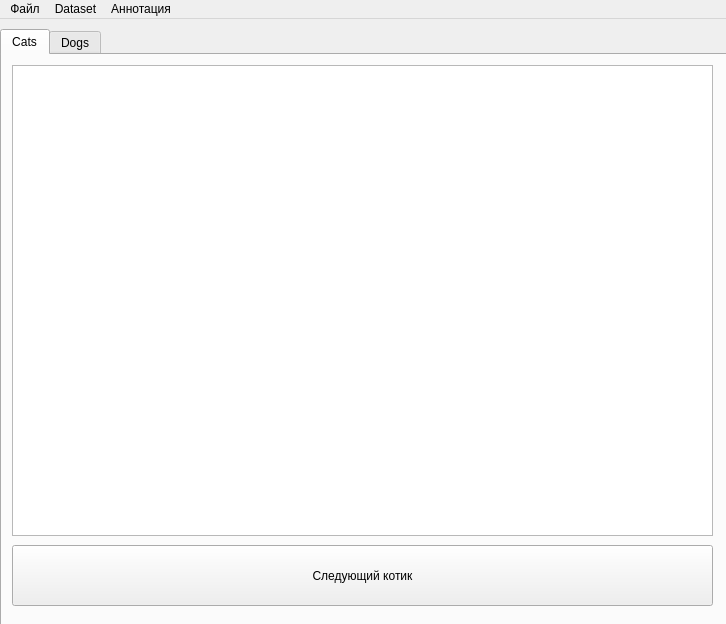
<?xml version="1.0" encoding="UTF-8"?>
<ui version="4.0">
 <class>MainWindow</class>
 <widget class="QMainWindow" name="MainWindow">
  <property name="geometry">
   <rect>
    <x>0</x>
    <y>0</y>
    <width>726</width>
    <height>624</height>
   </rect>
  </property>
  <property name="windowTitle">
   <string>MainWindow</string>
  </property>
  <widget class="QWidget" name="centralwidget">
   <widget class="QTabWidget" name="tabWidget">
    <property name="geometry">
     <rect>
      <x>0</x>
      <y>10</y>
      <width>731</width>
      <height>601</height>
     </rect>
    </property>
    <property name="mouseTracking">
     <bool>false</bool>
    </property>
    <property name="currentIndex">
     <number>0</number>
    </property>
    <property name="elideMode">
     <enum>Qt::ElideNone</enum>
    </property>
    <property name="tabsClosable">
     <bool>false</bool>
    </property>
    <property name="movable">
     <bool>false</bool>
    </property>
    <property name="tabBarAutoHide">
     <bool>false</bool>
    </property>
    <widget class="QWidget" name="tab">
     <attribute name="title">
      <string>Cats</string>
     </attribute>
     <widget class="QListWidget" name="listWidget">
      <property name="geometry">
       <rect>
        <x>10</x>
        <y>10</y>
        <width>701</width>
        <height>471</height>
       </rect>
      </property>
     </widget>
     <widget class="QPushButton" name="pushButton">
      <property name="geometry">
       <rect>
        <x>10</x>
        <y>490</y>
        <width>701</width>
        <height>61</height>
       </rect>
      </property>
      <property name="text">
       <string>Следующий котик</string>
      </property>
     </widget>
     <widget class="QLabel" name="label">
      <property name="geometry">
       <rect>
        <x>10</x>
        <y>10</y>
        <width>701</width>
        <height>471</height>
       </rect>
      </property>
      <property name="text">
       <string/>
      </property>
     </widget>
    </widget>
    <widget class="QWidget" name="tab_2">
     <attribute name="title">
      <string>Dogs</string>
     </attribute>
     <widget class="QListWidget" name="listWidget_2">
      <property name="geometry">
       <rect>
        <x>10</x>
        <y>10</y>
        <width>701</width>
        <height>471</height>
       </rect>
      </property>
     </widget>
     <widget class="QPushButton" name="pushButton_2">
      <property name="geometry">
       <rect>
        <x>10</x>
        <y>490</y>
        <width>701</width>
        <height>61</height>
       </rect>
      </property>
      <property name="text">
       <string>Следующий песик</string>
      </property>
     </widget>
    </widget>
   </widget>
  </widget>
  <widget class="QMenuBar" name="menuBar">
   <property name="geometry">
    <rect>
     <x>0</x>
     <y>0</y>
     <width>726</width>
     <height>24</height>
    </rect>
   </property>
   <widget class="QMenu" name="menu">
    <property name="title">
     <string>Файл</string>
    </property>
    <addaction name="action_2"/>
    <addaction name="action_3"/>
   </widget>
   <widget class="QMenu" name="menu_Dataset">
    <property name="title">
     <string>Dataset</string>
    </property>
    <addaction name="actiondataset2"/>
    <addaction name="action_Dataset3"/>
   </widget>
   <widget class="QMenu" name="menu_2">
    <property name="title">
     <string>Аннотация</string>
    </property>
    <addaction name="action_C_Dataset"/>
   </widget>
   <addaction name="menu"/>
   <addaction name="menu_Dataset"/>
   <addaction name="menu_2"/>
  </widget>
  <action name="actiondataset2">
   <property name="text">
    <string>&amp; Создать Dataset2</string>
   </property>
  </action>
  <action name="action_Dataset3">
   <property name="text">
    <string>Создать Dataset3</string>
   </property>
  </action>
  <action name="action_C_Dataset">
   <property name="text">
    <string>&amp;Cоздать аннотацию исходного Dataset</string>
   </property>
  </action>
  <action name="action_2">
   <property name="text">
    <string>&amp;Выбрать папку</string>
   </property>
  </action>
  <action name="action_3">
   <property name="text">
    <string>&amp;Выход</string>
   </property>
  </action>
 </widget>
 <resources/>
 <connections/>
</ui>
